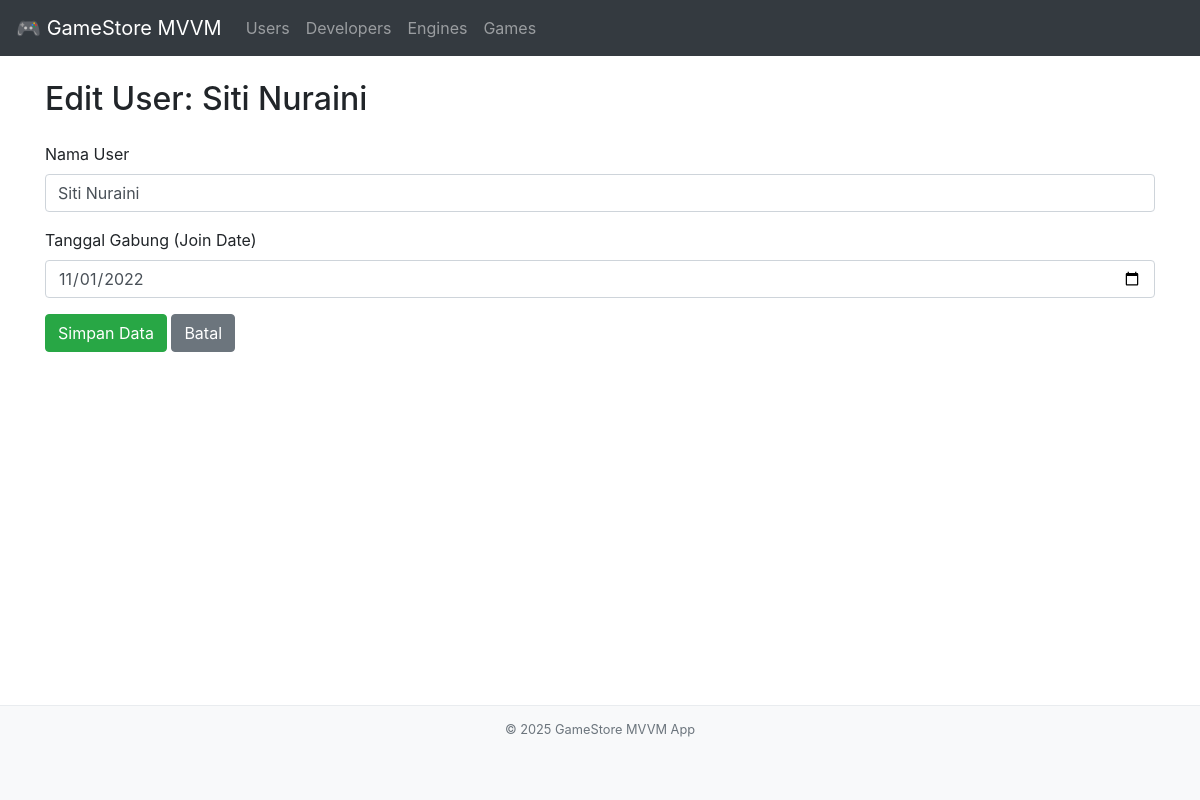
The app's page /index.php?page=users&action=edit&id=2 with its own data.
### tables this page shows
CREATE TABLE Users (
    ID INT PRIMARY KEY AUTO_INCREMENT,
    Nama VARCHAR(255) NOT NULL,
    Join_Date DATE NOT NULL
);

### viewmodels/UserViewModel.php (called while the page is built, shortened)
<?php
require_once('config/Database.php');
require_once('models/User.php');
class UserViewModel {
    private $user_model;
    public function __construct() {
        $database = new Database();
        $this->db = $database->getConnection();
        $this->user_model = new User($this->db);
    }
    public function getOneUser($id) {
        $this->user_model->ID = $id;
        if ($this->user_model->readOne()) {
            $this->ID = $this->user_model->ID;
            $this->Nama = $this->user_model->Nama;
            $this->Join_Date = $this->user_model->Join_Date;
            return true;
        }
        return false;
    }
}
?>

### config/Database.php (called while the page is built, shortened)
<?php
class Database {
    private $host = "localhost";
    private $db_name = "gamestore_db";
    private $username = "root";
    private $password = "";
    public function getConnection() {
        $this->conn = null;
        try {
            $this->conn = new PDO("mysql:host=" . $this->host . ";dbname=" . $this->db_name, $this->username, $this->password);
            $this->conn->exec("set names utf8");
        } catch(PDOException $exception) {
            echo "Connection error: " . $exception->getMessage();
        }
        return $this->conn;
    }
}
?>

### models/User.php (called while the page is built, shortened)
<?php
class User {
    private $conn;
    private $table_name = "Users";
    public $ID;
    public function __construct($db) {
        $this->conn = $db;
    }
    public function readOne() {
        $query = "SELECT ID, Nama, Join_Date FROM " . $this->table_name . " WHERE ID = ? LIMIT 0,1";
        $stmt = $this->conn->prepare($query);
        $stmt->bindParam(1, $this->ID);
        $stmt->execute();
        $row = $stmt->fetch(PDO::FETCH_ASSOC);
        if ($row) {
            $this->Nama = $row['Nama'];
            $this->Join_Date = $row['Join_Date'];
            return true;
        }
        return false;
    }
}
?>

### views/user_form.php (the view, shortened to what this page needs)
<?php
$is_edit = $viewModel->ID !== null;
$page_title = $is_edit ? "Edit User: " . htmlspecialchars($viewModel->Nama) : "Tambah User Baru";
include_once 'views/template/header.php';
?>
<form action="index.php?page=users&action=save" method="POST">
    <div class="form-group">
        <label for="nama">Nama User</label>
        <input type="text" class="form-control" id="nama" name="nama"
               value="<?php echo htmlspecialchars($viewModel->Nama ?? ''); ?>" required>
    </div>
    <div class="form-group">
        <label for="join_date">Tanggal Gabung (Join Date)</label>
        <input type="date" class="form-control" id="join_date" name="join_date"
               value="<?php echo htmlspecialchars($viewModel->Join_Date ?? date('Y-m-d')); ?>" required>
    </div>
    <button type="submit" class="btn btn-success">Simpan Data</button>
    <a href="index.php?page=users" class="btn btn-secondary">Batal</a>
</form>
<?php include_once 'views/template/footer.php'; ?>

### views/template/header.php (shortened to what this page needs)
<!DOCTYPE html>
<html lang="id">
<head>
    <link rel="stylesheet" href="https://stackpath.bootstrapcdn.com/bootstrap/4.5.2/css/bootstrap.min.css">
</head>
<body>
<nav class="navbar navbar-expand-lg navbar-dark bg-dark fixed-top">
    <a class="navbar-brand" href="index.php?page=home">🎮 GameStore MVVM</a>
    <div class="collapse navbar-collapse" id="navbarNav">
        <ul class="navbar-nav mr-auto">
            <li class="nav-item">
                <a class="nav-link" href="index.php?page=users">Users</a>
            </li>
            <li class="nav-item">
                <a class="nav-link" href="index.php?page=developers">Developers</a>
            </li>
            <li class="nav-item">
                <a class="nav-link" href="index.php?page=engines">Engines</a>
            </li>
            <li class="nav-item">
                <a class="nav-link" href="index.php?page=games">Games</a>
            </li>
        </ul>
    </div>
</nav>
<div class="container mt-4">
    <h2 class="mb-4"><?php echo $page_title ?? "Halaman Utama"; ?></h2>

### views/template/header.php (style rules this page uses)
body { padding-top: 56px; }
.container { margin-bottom: 50px; }

### records on screen
users: page_title "Edit User: Siti Nuraini", nama "Siti Nuraini", join_date "11/01/2022"
